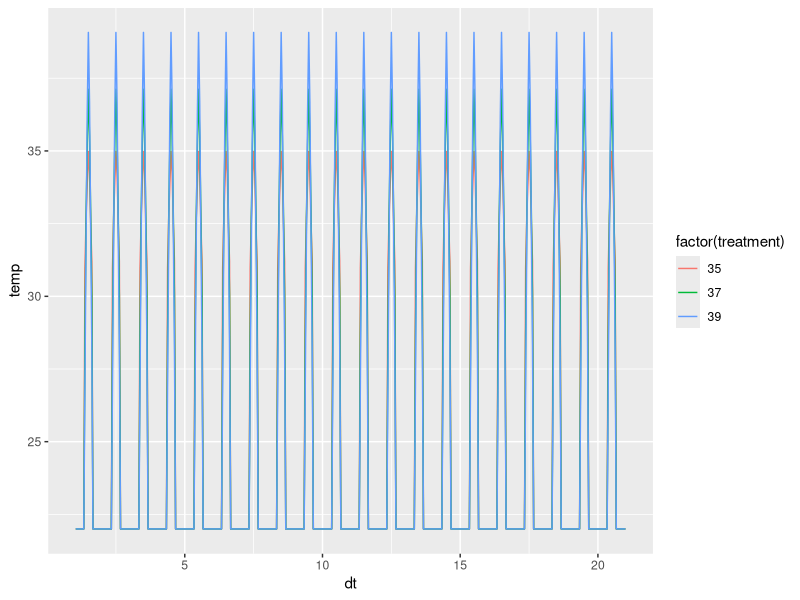
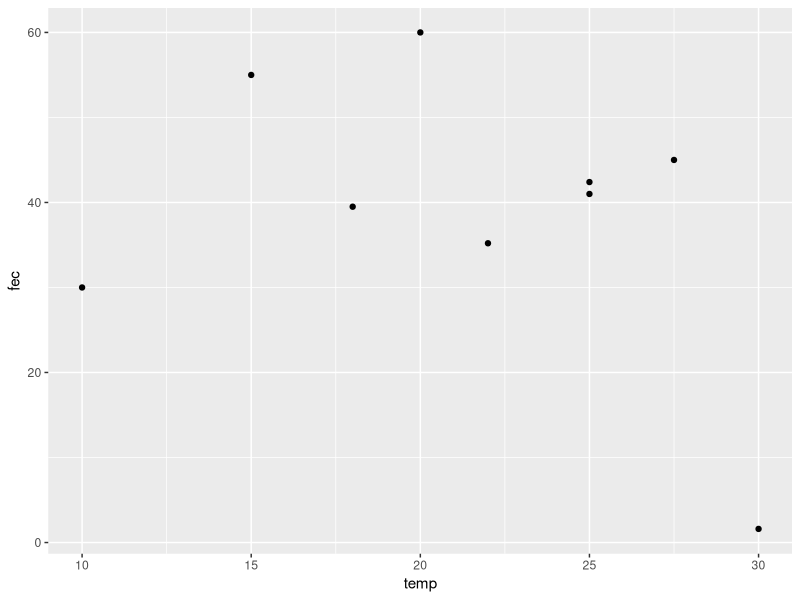

Generate these figures, in order, with R: (Note: this script raises an error after producing the figures.)
library(ggplot2)

setwd("/Users/laurenbuckley/ThermalHistory")

#Load data
#Ma et al. 2021. Are extreme high temperatures at low or high latitudes more likely to inhibit the population growth of a globally distributed aphid?
#https://doi.org/10.1016/j.jtherbio.2021.102936

#2.1 Temp regimes Fig A2
#During the day, temperature started to increase at 08:00 h, reached and stayed at a high level (35, 37 or 39 ◦C) from 12:00 to 13:00 h, and then decreased to 22 ◦C by 16:00 h. We kept temperature constant at 22 ◦ C for the rest of the day. Importantly, we set both the daily mean (25.2 ◦C) and minimum (22 ◦C) temperatures as fixed

#construct temperatures
temps= read.csv("./data/temps_Maetal2021JTB.csv")

#add other hours
tadd<- cbind(time=c(1:8,16:24),temp=22)
tadd<- rbind( cbind(rep(39, 17),tadd), cbind(rep(37, 17),tadd), cbind(rep(35, 17),tadd) ) 
colnames(tadd)[1]<- "treatment"
temps<- as.data.frame(rbind(temps, tadd))
temps<- temps[order(temps[,1], temps[,2]),]

days<- rep(1:20, nrow(temps))
days<- days[order(days)]
temps.all<- cbind(temps, days)
temps.all$dt<- temps.all$days+temps.all$time/24

#plot temps
ggplot(data=temps.all, aes(x=dt, y=temp, color=factor(treatment)))+geom_line()

#--------------
#2.4 constant temp TPCs
#Params from Table 1, fitting data in appendix

#nymphal survival
Sur= function(T, a=334.1, b= -0.29) 1-T/(a-b*T^2)

#Adult longevity (days)
Long= function(T, a=29.5, b= -0.81) a + b*T

#Lifetime fecundity (nymphs / adult)
Fecun= function(T, a= -0.3, b= 11.1, c= -50.9) a*T^2 + b*T +c

#Reproductive rate (nymphs/adult/day)
Rr= function(T, a=0.263, b=3.7, T0 =30.1) exp(a*T)-exp(a*T0-(T0-T)/b)

#Developmental rate (1/days)
Dr= function(T, a=0.149, b=6.6, T0 =33.1) exp(a*T)-exp(a*T0-(T0-T)/b)

#Intrinsic rate of increase
Rm= function(T, a=0.177, b=5.6, T0 =30.2) exp(a*T)-exp(a*T0-(T0-T)/b)    

#Plot
p1= cbind(t=1:40, p=Sur(1:40), comp="Sur")
p2= cbind(t=1:40, p=Long(1:40), comp="Long")
p3= cbind(t=1:40, p=Fecun(1:40), comp="Fecun")
p4= cbind(t=1:40, p=Rr(1:40), comp="Rr")
p5= cbind(t=1:40, p=Dr(1:40), comp="Dr")
p6= cbind(t=1:40, p=Rm(1:40), comp="Rm")
pall<- as.data.frame(rbind(p1, p2, p3, p4, p5, p6))
pall$t<- as.numeric(pall$t); pall$p<- as.numeric(pall$p)

fig1<- ggplot(data=pall, aes(x=t, y =p))+geom_line()+
  facet_wrap(.~comp, scales="free_y")+
  scale_y_continuous(limits = c(0, NA))

#need to fix fecundity
fec= cbind(temp=c(10,15,20,25,18,22,25,27.5,30),
           fec=c(30,55,60,41,39.5,35.2,42.4,45,1.6))
fec= as.data.frame(fec)
fec$temp2<- fec$temp^2

ggplot(data=fec, aes(x=temp, y =fec))+geom_point()
lm1<- lm(fec~temp + temp2 , data=fec)
#c= -50.9, a=11.1, b= -0.3

#--------------------------
#estimate performance using constant TPC

#nymphal survival
temps.all$sur<- Sur(temps.all$temp)

#Adult longevity (days)
temps.all$long<- Long(temps.all$temp)

#Lifetime fecundity (nymphs / adult)
temps.all$fecun<- Fecun(temps.all$temp)

#Reproductive rate (nymphs/adult/day)
temps.all$rr<- Rr(temps.all$temp)

#Developmental rate (1/days)
temps.all$dr<- Dr(temps.all$temp)

#Intrinsic rate of increase
temps.all$r<- Rm(temps.all$temp)

#set values less than 0 to 0
temps.all$rr[temps.all$rr<0] <- 0
temps.all$dr[temps.all$dr<0] <- 0
temps.all$r[temps.all$r<0] <- 0

#plot constant rates
#sum performance
perf= temps.all %>%
  group_by(treatment) %>%
  summarise(Sur=mean(sur), Long=mean(long), Fecun=mean(fecun), Rr=mean(rr), Dr=mean(dr), Rm=mean(r) )
            
#to long format
perf<- perf %>%
  gather("comp", "p", c(2:ncol(perf)) )
perf$t<- 25 #mean temp

#plot
fig1+  geom_point(data=perf, aes(color=factor(treatment)))

#--------------------------
#adapt Kingsolver Woods model

tfun<- function(Time) temps[Time]

RsigCG = function(Time, State, Pars) {
  with(as.list(c(State, Pars)), {
    T = tfun(Time)   		## temperature determined from sine wave function
    Rf = Rm2*sigmoid(T,a=0.5,b=Tc)			## calculate equilibrium level of RNA
    Pf = Pm*sigmoid(R,a=1,b=Rc)				## calculate equilibrium level of protein
    Itpc = Rr(T)	## ingestion rate from thermal performance curve
    I = max(Itpc, -1)                         		## size-independent growth version #set minimum but check assumption
    dRdt = -(1/tauR)*(R - Rf)				## decay of RNA level toward Rf
    dPdt = -(1/tauP)*(P - Pf)				## decay of protein level toward Pf
    dMassdt = C*I - k*P              		## size-independent growth version
    G= C*I - k*P  							## growth 
    return(list(c(dRdt, dPdt, dMassdt),T,I,G))
  })
}

pars <- c(tauR = 3,  tauP = 20, Rm2 = 10, Pm=10, Tc = 35, Rc = 5, aIng = 0.02, bIng = 0.8, C = 0.8, k = 0.5)
yini <- c(R = 0, P = 0, Mass = 0.1)

#loop temperatures
treats<- c(35,37,39)

for(treat.k in 1:3){

temps<- c(temps.all[temps.all$treatment==treats[treat.k],"temp"])
times<- 1:length(temps)  #c(temps.all[temps.all$treatment==35,"dt"])

out2 <- ode(func = RsigCG, y = yini, parms = pars, times = times)

#convert to dataframe
out2.df <- data.frame(out2)
colnames(out2.df)[5:7]<- c("T","I","G") 
#summary(out2.df)
out2.df$treatment<- treats[treat.k]

if(treat.k==1) pout<- out2.df
if(treat.k>1) pout<- rbind(pout, out2.df)

} #end loop treatments

#---------
#plot Kingsolver model

#to long format
pout.l<- melt(pout, id.vars = c("time","treatment","T"), variable.name = "trait")

ggplot(data=pout.l, aes(x=time, y =value, color=factor(treatment)))+geom_line()+
  facet_wrap(.~trait, scale="free_y")

#plot Kingsolver model
#sum performance
perf= pout.l %>%
  group_by(treatment) %>%
  summarise(value= mean(value))

#=================================
#Wang and Ma. 2023. Can laboratory‐reared aphid populations reflect the thermal performance of field populations in studies on pest science and climate change biology?  JPS
#https://doi.org/10.1007/s10340-022-01565-6 

#Ma et al. Daily temperature extremes play an important role in predicting thermal effects. The Journal of Experimental Biology 218 (14), 2289-2296
#https://doi.org/10.1242/jeb.122127

#Zhao et al. Night warming on hot days produces novel impacts on development, survival and reproduction in a small arthropod
#Dryad data: http://doi.org/10.5061/dryad.q2070 

#Zhao et al. The importance of timing of heat events for predicting the dynamics of aphid pest populations. Pest management science, 2019

#Ma CS, Wang L, Zhang W, Rudolf V 2018. Resolving biological impacts of multiple heat waves: interaction of hot and recovery days. Oikos 127:622–33
#https://doi.org/10.1111/oik.04699

#Zhang W, Chang XQ, Hoffmann AA, Zhang S and Ma CS, Impact of hot events at different developmental stages of a moth: the closer to adult stage, the less reproductive output. Sci Rep 5: 1–9 (2015).



